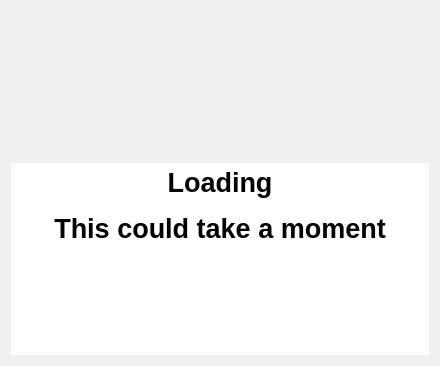
<?xml version="1.0" encoding="UTF-8"?>
<ui version="4.0">
 <class>Dialog</class>
 <widget class="QDialog" name="Dialog">
  <property name="geometry">
   <rect>
    <x>0</x>
    <y>0</y>
    <width>440</width>
    <height>366</height>
   </rect>
  </property>
  <property name="windowTitle">
   <string>Loading</string>
  </property>
  <layout class="QGridLayout" name="gridLayout">
   <item row="4" column="0">
    <widget class="QTextEdit" name="textEdit">
     <property name="sizePolicy">
      <sizepolicy hsizetype="Minimum" vsizetype="Minimum">
       <horstretch>0</horstretch>
       <verstretch>0</verstretch>
      </sizepolicy>
     </property>
     <property name="font">
      <font>
       <pointsize>20</pointsize>
      </font>
     </property>
     <property name="focusPolicy">
      <enum>Qt::WheelFocus</enum>
     </property>
     <property name="frameShape">
      <enum>QFrame::NoFrame</enum>
     </property>
     <property name="frameShadow">
      <enum>QFrame::Plain</enum>
     </property>
     <property name="readOnly">
      <bool>true</bool>
     </property>
     <property name="html">
      <string>&lt;!DOCTYPE HTML PUBLIC &quot;-//W3C//DTD HTML 4.0//EN&quot; &quot;http://www.w3.org/TR/REC-html40/strict.dtd&quot;&gt;
&lt;html&gt;&lt;head&gt;&lt;meta name=&quot;qrichtext&quot; content=&quot;1&quot; /&gt;&lt;style type=&quot;text/css&quot;&gt;
p, li { white-space: pre-wrap; }
&lt;/style&gt;&lt;/head&gt;&lt;body style=&quot; font-family:'MS Shell Dlg 2'; font-size:20pt; font-weight:400; font-style:normal;&quot;&gt;
&lt;p align=&quot;center&quot; style=&quot; margin-top:0px; margin-bottom:0px; margin-left:0px; margin-right:0px; -qt-block-indent:0; text-indent:0px;&quot;&gt;&lt;span style=&quot; font-weight:600;&quot;&gt;Loading&lt;/span&gt;&lt;/p&gt;
&lt;p align=&quot;center&quot; style=&quot;-qt-paragraph-type:empty; margin-top:0px; margin-bottom:0px; margin-left:0px; margin-right:0px; -qt-block-indent:0; text-indent:0px; font-size:9.75pt; font-weight:600;&quot;&gt;&lt;br /&gt;&lt;/p&gt;
&lt;p align=&quot;center&quot; style=&quot; margin-top:0px; margin-bottom:0px; margin-left:0px; margin-right:0px; -qt-block-indent:0; text-indent:0px;&quot;&gt;&lt;span style=&quot; font-weight:600;&quot;&gt;This could take a moment&lt;/span&gt;&lt;/p&gt;&lt;/body&gt;&lt;/html&gt;</string>
     </property>
    </widget>
   </item>
   <item row="0" column="0">
    <layout class="QHBoxLayout" name="horizontalLayout">
     <item>
      <spacer name="horizontalSpacer_2">
       <property name="orientation">
        <enum>Qt::Horizontal</enum>
       </property>
       <property name="sizeType">
        <enum>QSizePolicy::Maximum</enum>
       </property>
       <property name="sizeHint" stdset="0">
        <size>
         <width>40</width>
         <height>20</height>
        </size>
       </property>
      </spacer>
     </item>
     <item>
      <widget class="QLabel" name="loading_label">
       <property name="sizePolicy">
        <sizepolicy hsizetype="Expanding" vsizetype="Expanding">
         <horstretch>0</horstretch>
         <verstretch>0</verstretch>
        </sizepolicy>
       </property>
       <property name="minimumSize">
        <size>
         <width>100</width>
         <height>100</height>
        </size>
       </property>
       <property name="text">
        <string/>
       </property>
       <property name="scaledContents">
        <bool>true</bool>
       </property>
       <property name="alignment">
        <set>Qt::AlignRight|Qt::AlignTop|Qt::AlignTrailing</set>
       </property>
       <property name="textInteractionFlags">
        <set>Qt::NoTextInteraction</set>
       </property>
      </widget>
     </item>
     <item>
      <spacer name="horizontalSpacer">
       <property name="orientation">
        <enum>Qt::Horizontal</enum>
       </property>
       <property name="sizeType">
        <enum>QSizePolicy::Preferred</enum>
       </property>
       <property name="sizeHint" stdset="0">
        <size>
         <width>40</width>
         <height>20</height>
        </size>
       </property>
      </spacer>
     </item>
    </layout>
   </item>
  </layout>
 </widget>
 <resources/>
 <connections/>
</ui>
